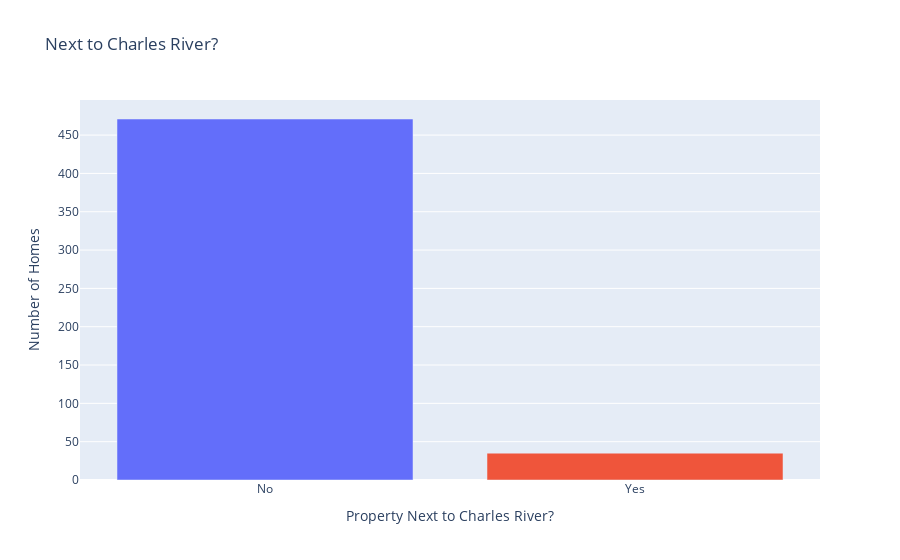

Source (notebook cell):
### Code cell
fig = px.bar(df_river, x='next_to_CHAS', y=data.groupby('CHAS').size(), 
             color='next_to_CHAS', title='Next to Charles River?',
             labels={'y':'Number of Homes',
                     'next_to_CHAS': 'Property Next to Charles River?',
                     })
fig.update_layout(showlegend=False)
fig.show()

### Figure 1 — Plotly figure (JSON) as saved in the notebook; plotly's stock layout.template omitted (floating-point values rounded to 4 significant figures)
{"data": [{"alignmentgroup": "True", "hovertemplate": "Property Next to Charles River?=%{x}<br>Number of Homes=%{y}<extra></extra>", "legendgroup": "No", "marker": {"color": "#636efa", "pattern": {"shape": ""}}, "name": "No", "offsetgroup": "No", "orientation": "v", "showlegend": true, "textposition": "auto", "type": "bar", "x": ["No"], "xaxis": "x", "y": [471], "yaxis": "y"}, {"alignmentgroup": "True", "hovertemplate": "Property Next to Charles River?=%{x}<br>Number of Homes=%{y}<extra></extra>", "legendgroup": "Yes", "marker": {"color": "#EF553B", "pattern": {"shape": ""}}, "name": "Yes", "offsetgroup": "Yes", "orientation": "v", "showlegend": true, "textposition": "auto", "type": "bar", "x": ["Yes"], "xaxis": "x", "y": [35], "yaxis": "y"}], "layout": {"barmode": "relative", "legend": {"title": {"text": "Property Next to Charles River?"}, "tracegroupgap": 0}, "showlegend": false, "title": {"text": "Next to Charles River?"}, "xaxis": {"anchor": "y", "categoryarray": ["No", "Yes"], "categoryorder": "array", "domain": [0, 1], "title": {"text": "Property Next to Charles River?"}}, "yaxis": {"anchor": "x", "domain": [0, 1], "title": {"text": "Number of Homes"}}}}
